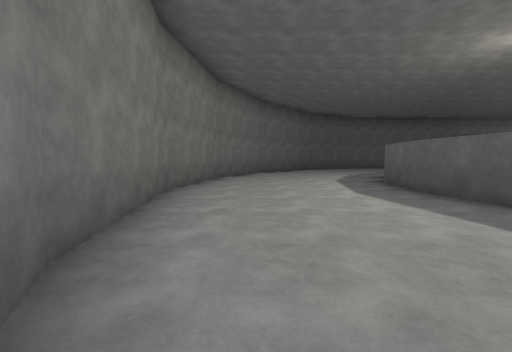
view 1 (above)

22 first-person views from a walk through a Unity game level. The camera is 1.2 m above the floor, tilts 4° down and sees 90° across. The floor is counted in squares, 2 m on a side. Each view is taken from the middle of a square. On the plan, view 1 faces up. The plan holds only what a view shows up to about 9 squares ahead; the rest is blank. Surface patterns are stand-ins for the level's own textures.

view 2
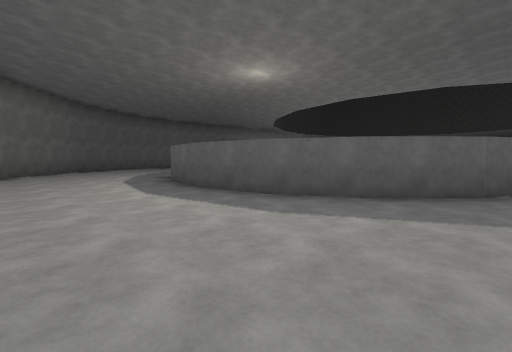

view 3
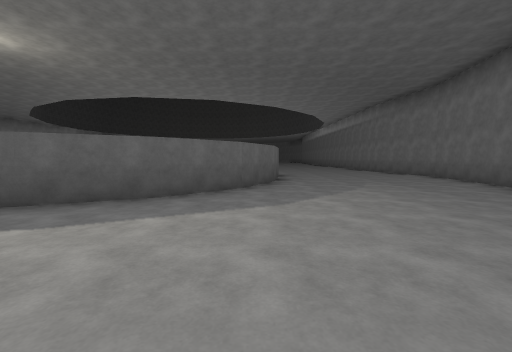

view 4
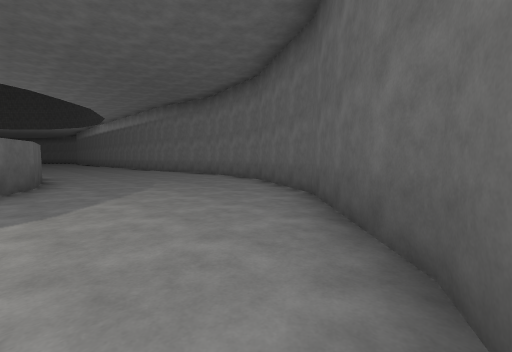

view 5
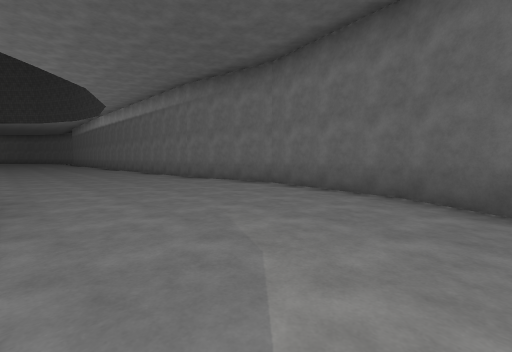

view 6
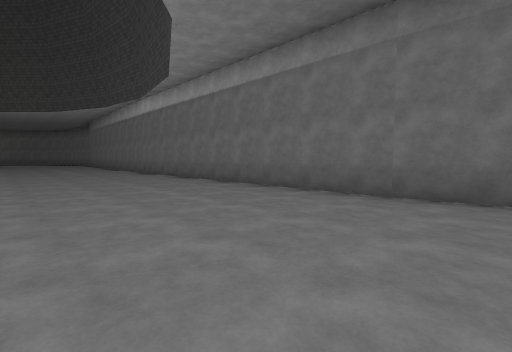

view 7
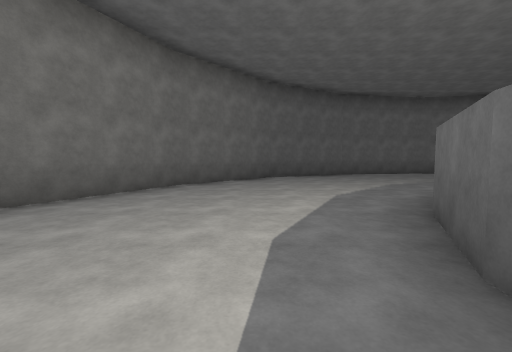

view 8
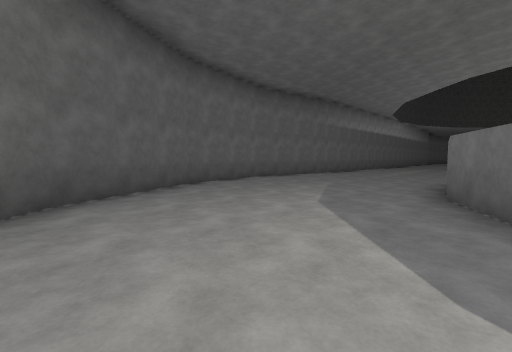

view 9
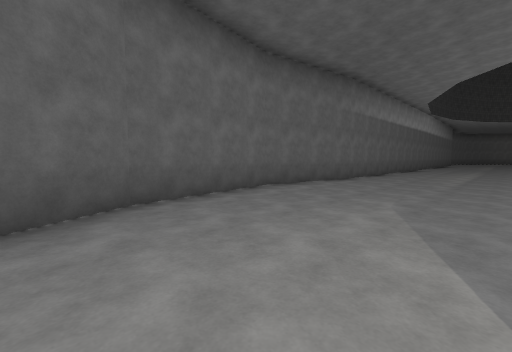

view 10
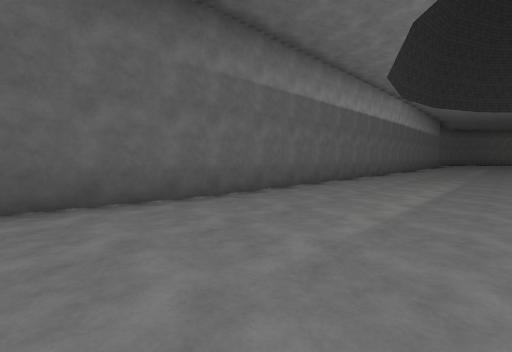

view 11
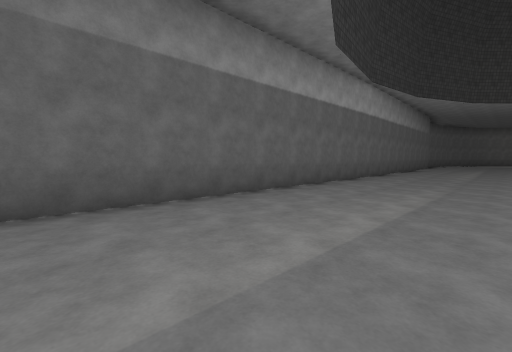

view 12
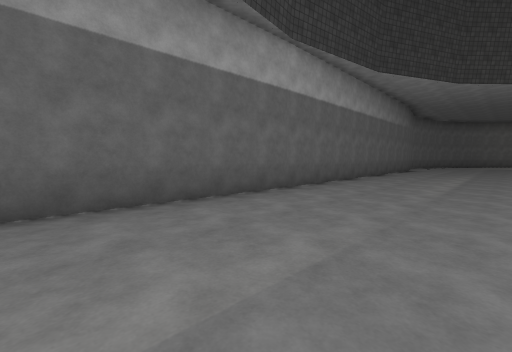

view 13
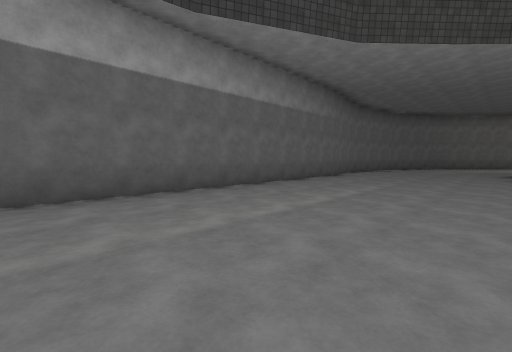

view 14
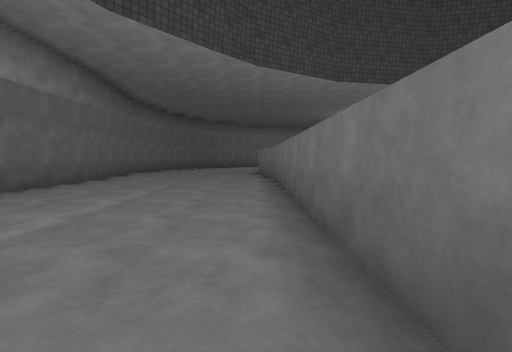

view 15
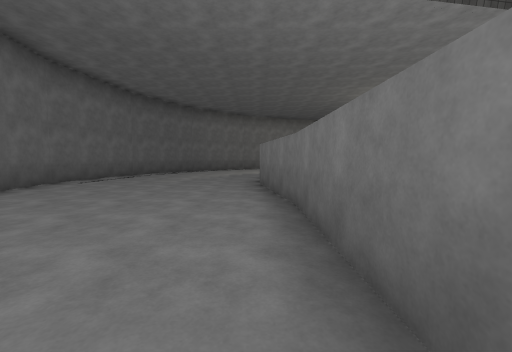

view 16
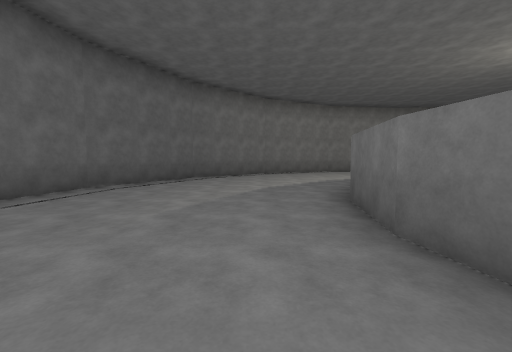

view 17
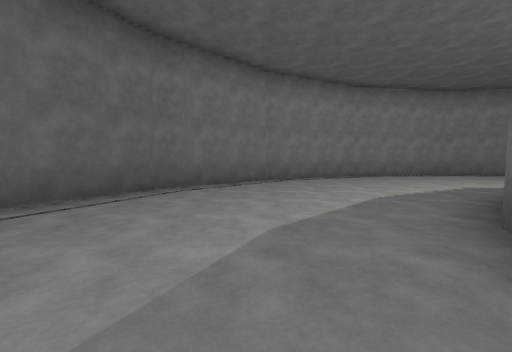

view 18
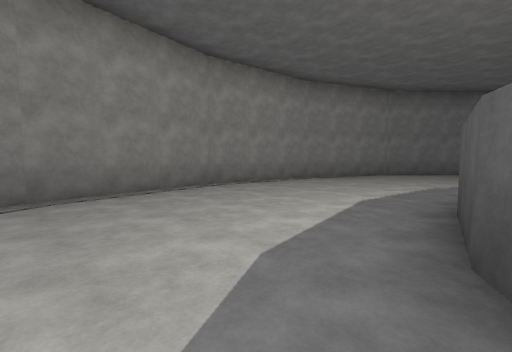

view 19
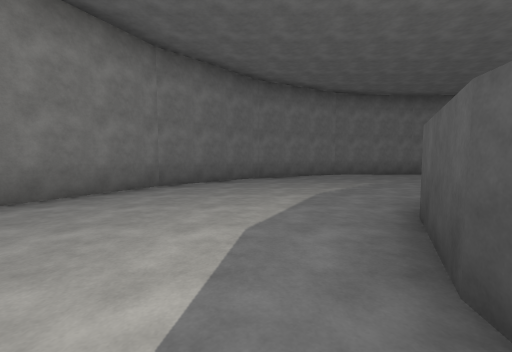

view 20
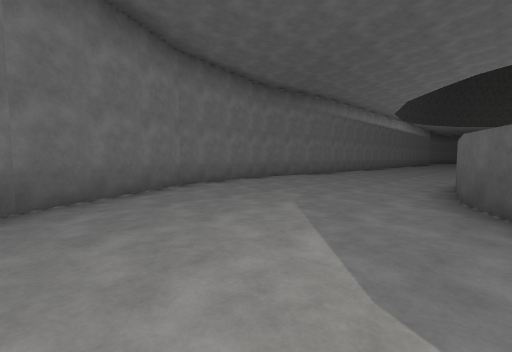

view 21
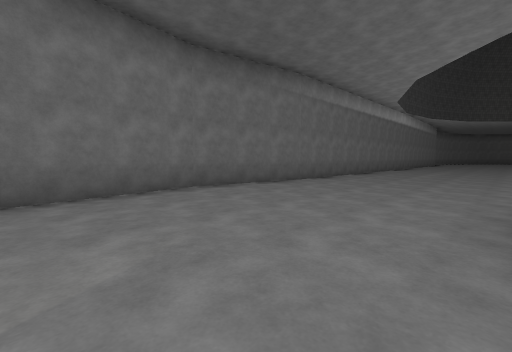

view 22
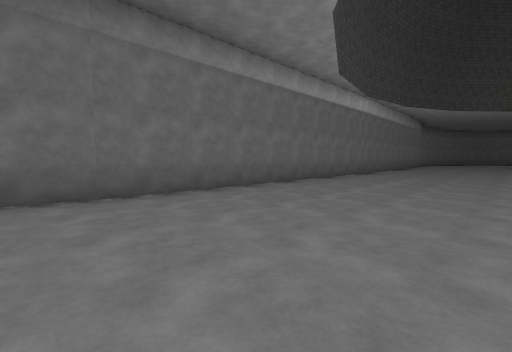

### Floor plan
Points are (right, up) in squares from view 1. A wall is a line through its corners. A room is listed if a view was taken in it or the views show most of it. See-through windows are left out.
Room 1 (views 1, 2, 3, 4, 5, 6, 7, 8, 9, 10, 11, 12, 13, 14, 15, 16, 17, 18, 19, 20, 21, 22)
walls: (22.5, 9.4) (29.3, 9.5) (32, 9.9) (33.8, 9.6); (21.3, -5.1) (23.1, -5.1); (16.9, -5.1) (18.7, -5.1); (27, -5.2) (29.1, -5.2); (11.4, 14.4) (8.2, 14.9) (5.1, 14.4) (2.4, 12.9) (0.2, 10.7) (-1.2, 7.7); (29, 14.1) (11.2, 14.4); (8.4, -0.8) (6.6, -0.5) (5.1, 0.3) (3.9, 1.5) (3.1, 2.9) (2.9, 4.6) (3.1, 6.2) (3.9, 7.7); (11.2, -5.2) (13, -5.2); (28.9, -5.2) (32.1, -5.7) (35.2, -5.2) (37.9, -3.8) (40.1, -1.5) (41.5, 1.5); (5.3, 9) (6.6, 9.6) (8.3, 9.9); (34.6, 0) (33.6, -0.5) (32, -0.7); (37.1, 6.3) (37.4, 4.6); (37.2, 3) (36.3, 1.4); (-0.1, -0.9) (0.2, -1.5) (2.4, -3.8) (5.1, -5.2) (8.2, -5.7) (11.4, -5.2); (-1.2, 7.8) (-1.6, 4.6); (-1.2, 1.5) (-0.9, 0.8); (41.5, 7.7) (40.1, 10.6) (37.9, 12.9) (35.2, 14.4) (32.1, 14.9) (29, 14.4); (-1.7, 4.7) (-1.2, 1.3); (41.5, 1.4) (42, 4.6); (42, 4.5) (41.5, 7.9)

Positions as (right, up) in squares from view 1, and headings:
1: (0, 0), facing up
2: (0, 0), facing up-right
3: (0, 0), facing right
4: (0, 0), facing down-right
5: (4, -1), facing down-right
6: (10, -1), facing down-right
7: (2, 5), facing up
8: (2, 9), facing up-right
9: (4, 11), facing up-right
10: (9, 11), facing up-right
11: (12, 11), facing up-right
12: (16, 11), facing up-right
13: (21, 10), facing up-right
14: (22, 10), facing right
15: (26, 10), facing right
16: (30, 11), facing right
17: (33, 11), facing right
18: (37, 8), facing down-right
19: (38, 4), facing down
20: (38, 0), facing down-left
21: (35, -1), facing down-left
22: (30, -1), facing down-left
